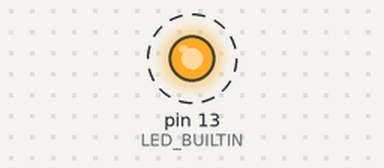
The sketch below on a simulated Arduino Uno, built with avr-gcc and run on an emulated ATmega328P. Parts: output pins drawn as LEDs (lit = HIGH). Dashed ring = blinking. What the sketch prints to the serial monitor is not drawn.

Above: at 0.5 s.
Timing chart, 0 to 4.6 s (numbered marks = the images above):
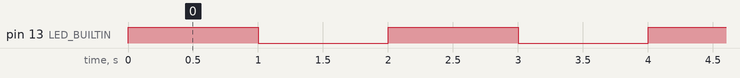

The sketch:

HEX_Testing.ino
```cpp
// the setup function runs once when you press reset or power the board
void setup() {
  // initialize serial:
  Serial.begin(9600);

  // initialize digital pin LED_BUILTIN as an output.
  pinMode(LED_BUILTIN, OUTPUT);
}

// the loop function runs over and over again forever
void loop() {
  digitalWrite(LED_BUILTIN, HIGH);   // turn the LED on (HIGH is the voltage level)
  Serial.println(HIGH);
  delay(1000);                       // wait for a second
  digitalWrite(LED_BUILTIN, LOW);    // turn the LED off by making the voltage LOW
  Serial.println(LOW);
  delay(1000);                       // wait for a second
}
```

Measured:
- by itself, pin 13 (LED_BUILTIN): alternates HIGH for 1.0 s and LOW for 1.0 s
